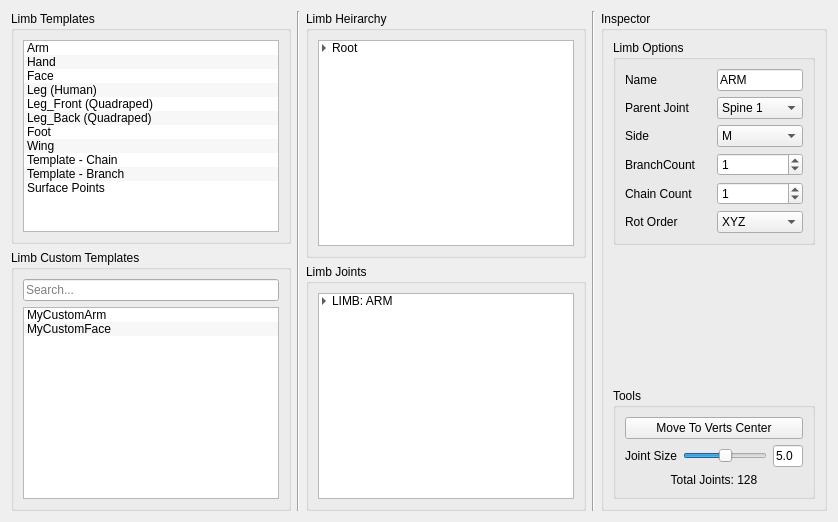
        <widget class="QWidget" name="tab">
         <attribute name="title">
          <string>Skeleton</string>
         </attribute>
         <layout class="QHBoxLayout" name="horizontalLayout_3">
          <item>
           <layout class="QHBoxLayout" name="horizontalLayout">
            <item>
             <layout class="QVBoxLayout" name="verticalLayout_2">
              <item>
               <widget class="QGroupBox" name="groupBox">
                <property name="title">
                 <string>Limb Templates</string>
                </property>
                <layout class="QHBoxLayout" name="horizontalLayout_4">
                 <item>
                  <widget class="QListWidget" name="listWidget">
                   <property name="dragDropMode">
                    <enum>QAbstractItemView::DragOnly</enum>
                   </property>
                   <property name="alternatingRowColors">
                    <bool>true</bool>
                   </property>
                   <item>
                    <property name="text">
                     <string>Arm</string>
                    </property>
                   </item>
                   <item>
                    <property name="text">
                     <string>Hand</string>
                    </property>
                   </item>
                   <item>
                    <property name="text">
                     <string>Face</string>
                    </property>
                   </item>
                   <item>
                    <property name="text">
                     <string>Leg (Human)</string>
                    </property>
                   </item>
                   <item>
                    <property name="text">
                     <string>Leg_Front (Quadraped)</string>
                    </property>
                   </item>
                   <item>
                    <property name="text">
                     <string>Leg_Back (Quadraped)</string>
                    </property>
                   </item>
                   <item>
                    <property name="text">
                     <string>Foot</string>
                    </property>
                   </item>
                   <item>
                    <property name="text">
                     <string>Wing</string>
                    </property>
                   </item>
                   <item>
                    <property name="text">
                     <string>Template - Chain</string>
                    </property>
                   </item>
                   <item>
                    <property name="text">
                     <string>Template - Branch</string>
                    </property>
                   </item>
                   <item>
                    <property name="text">
                     <string>Surface Points</string>
                    </property>
                   </item>
                  </widget>
                 </item>
                </layout>
               </widget>
              </item>
              <item>
               <widget class="QGroupBox" name="groupBox_5">
                <property name="title">
                 <string>Limb Custom Templates</string>
                </property>
                <layout class="QHBoxLayout" name="horizontalLayout_14">
                 <item>
                  <layout class="QVBoxLayout" name="verticalLayout_6">
                   <item>
                    <widget class="QLineEdit" name="lineEdit_4">
                     <property name="placeholderText">
                      <string>Search...</string>
                     </property>
                    </widget>
                   </item>
                   <item>
                    <widget class="QListWidget" name="listWidget_2">
                     <property name="toolTip">
                      <string>Created in CONTROLLERS tab by right clicking on Limb &gt; &quot;Save Limb Template&quot;</string>
                     </property>
                     <property name="dragDropMode">
                      <enum>QAbstractItemView::DragOnly</enum>
                     </property>
                     <property name="alternatingRowColors">
                      <bool>true</bool>
                     </property>
                     <item>
                      <property name="text">
                       <string>MyCustomArm</string>
                      </property>
                     </item>
                     <item>
                      <property name="text">
                       <string>MyCustomFace</string>
                      </property>
                     </item>
                    </widget>
                   </item>
                  </layout>
                 </item>
                </layout>
               </widget>
              </item>
             </layout>
            </item>
            <item>
             <widget class="Line" name="line">
              <property name="orientation">
               <enum>Qt::Vertical</enum>
              </property>
             </widget>
            </item>
            <item>
             <layout class="QVBoxLayout" name="verticalLayout_4">
              <item>
               <widget class="QGroupBox" name="groupBox_2">
                <property name="title">
                 <string>Limb Heirarchy</string>
                </property>
                <layout class="QHBoxLayout" name="horizontalLayout_5">
                 <item>
                  <layout class="QVBoxLayout" name="verticalLayout_29">
                   <item>
                    <widget class="QTreeWidget" name="treeWidget">
                     <property name="autoScrollMargin">
                      <number>16</number>
                     </property>
                     <property name="alternatingRowColors">
                      <bool>true</bool>
                     </property>
                     <property name="selectionMode">
                      <enum>QAbstractItemView::ExtendedSelection</enum>
                     </property>
                     <property name="autoExpandDelay">
                      <number>-1</number>
                     </property>
                     <property name="indentation">
                      <number>10</number>
                     </property>
                     <property name="headerHidden">
                      <bool>true</bool>
                     </property>
                     <column>
                      <property name="text">
                       <string notr="true">1</string>
                      </property>
                     </column>
                     <item>
                      <property name="text">
                       <string>Root</string>
                      </property>
                      <item>
                       <property name="text">
                        <string>Spine</string>
                       </property>
                       <item>
                        <property name="text">
                         <string>Arm (M)</string>
                        </property>
                        <item>
                         <property name="text">
                          <string>Hand</string>
                         </property>
                        </item>
                       </item>
                       <item>
                        <property name="text">
                         <string>Head</string>
                        </property>
                       </item>
                       <item>
                        <property name="text">
                         <string>Leg (M)</string>
                        </property>
                       </item>
                       <item>
                        <property name="text">
                         <string>Tail</string>
                        </property>
                       </item>
                      </item>
                     </item>
                    </widget>
                   </item>
                  </layout>
                 </item>
                </layout>
               </widget>
              </item>
              <item>
               <widget class="QGroupBox" name="groupBox_6">
                <property name="title">
                 <string>Limb Joints</string>
                </property>
                <layout class="QVBoxLayout" name="verticalLayout_7">
                 <item>
                  <layout class="QVBoxLayout" name="verticalLayout_25">
                   <item>
                    <widget class="QTreeWidget" name="treeWidget_3">
                     <property name="alternatingRowColors">
                      <bool>true</bool>
                     </property>
                     <property name="selectionMode">
                      <enum>QAbstractItemView::ExtendedSelection</enum>
                     </property>
                     <property name="indentation">
                      <number>10</number>
                     </property>
                     <property name="headerHidden">
                      <bool>true</bool>
                     </property>
                     <column>
                      <property name="text">
                       <string>1</string>
                      </property>
                     </column>
                     <item>
                      <property name="text">
                       <string>LIMB: ARM</string>
                      </property>
                      <item>
                       <property name="text">
                        <string>CLV [R]</string>
                       </property>
                       <item>
                        <property name="text">
                         <string>SLD [R]</string>
                        </property>
                        <item>
                         <property name="text">
                          <string>ELB [R]</string>
                         </property>
                         <item>
                          <property name="text">
                           <string>WRS [R]</string>
                          </property>
                         </item>
                        </item>
                       </item>
                      </item>
                      <item>
                       <property name="text">
                        <string>CLV [L]</string>
                       </property>
                       <item>
                        <property name="text">
                         <string>SLD [L]</string>
                        </property>
                        <item>
                         <property name="text">
                          <string>ELB [L]</string>
                         </property>
                         <item>
                          <property name="text">
                           <string>WRS [L]</string>
                          </property>
                         </item>
                        </item>
                       </item>
                      </item>
                     </item>
                    </widget>
                   </item>
                  </layout>
                 </item>
                </layout>
               </widget>
              </item>
             </layout>
            </item>
            <item>
             <widget class="Line" name="line_2">
              <property name="orientation">
               <enum>Qt::Vertical</enum>
              </property>
             </widget>
            </item>
            <item>
             <layout class="QVBoxLayout" name="verticalLayout_3">
              <item>
               <widget class="QGroupBox" name="groupBox_3">
                <property name="title">
                 <string>Inspector</string>
                </property>
                <layout class="QHBoxLayout" name="horizontalLayout_6">
                 <item>
                  <layout class="QVBoxLayout" name="verticalLayout_5">
                   <property name="spacing">
                    <number>0</number>
                   </property>
                   <item>
                    <widget class="QGroupBox" name="groupBox_25">
                     <property name="title">
                      <string>Limb Options</string>
                     </property>
                     <layout class="QVBoxLayout" name="verticalLayout_30">
                      <item>
                       <layout class="QVBoxLayout" name="verticalLayout_31">
                        <property name="spacing">
                         <number>6</number>
                        </property>
                        <item>
                         <layout class="QHBoxLayout" name="horizontalLayout_13">
                          <item>
                           <widget class="QLabel" name="label_5">
                            <property name="text">
                             <string>Name</string>
                            </property>
                           </widget>
                          </item>
                          <item>
                           <widget class="QLineEdit" name="lineEdit_7">
                            <property name="sizePolicy">
                             <sizepolicy hsizetype="Ignored" vsizetype="Fixed">
                              <horstretch>0</horstretch>
                              <verstretch>0</verstretch>
                             </sizepolicy>
                            </property>
                            <property name="text">
                             <string>ARM</string>
                            </property>
                           </widget>
                          </item>
                         </layout>
                        </item>
                        <item>
                         <layout class="QHBoxLayout" name="horizontalLayout_38">
                          <item>
                           <widget class="QLabel" name="label">
                            <property name="text">
                             <string>Parent Joint</string>
                            </property>
                           </widget>
                          </item>
                          <item>
                           <widget class="QComboBox" name="comboBox">
                            <item>
                             <property name="text">
                              <string>Spine 1</string>
                             </property>
                            </item>
                            <item>
                             <property name="text">
                              <string>Spine 2</string>
                             </property>
                            </item>
                            <item>
                             <property name="text">
                              <string>Spine 3</string>
                             </property>
                            </item>
                            <item>
                             <property name="text">
                              <string>Spine 4</string>
                             </property>
                            </item>
                            <item>
                             <property name="text">
                              <string>Spine 5</string>
                             </property>
                            </item>
                           </widget>
                          </item>
                         </layout>
                        </item>
                        <item>
                         <layout class="QHBoxLayout" name="horizontalLayout_51">
                          <item>
                           <widget class="QLabel" name="label_15">
                            <property name="text">
                             <string>Side</string>
                            </property>
                           </widget>
                          </item>
                          <item>
                           <widget class="QComboBox" name="comboBox_4">
                            <property name="currentIndex">
                             <number>1</number>
                            </property>
                            <item>
                             <property name="text">
                              <string>L</string>
                             </property>
                            </item>
                            <item>
                             <property name="text">
                              <string>M</string>
                             </property>
                            </item>
                            <item>
                             <property name="text">
                              <string>R</string>
                             </property>
                            </item>
                           </widget>
                          </item>
                         </layout>
                        </item>
                        <item>
                         <layout class="QHBoxLayout" name="horizontalLayout_41">
                          <item>
                           <widget class="QLabel" name="label_6">
                            <property name="text">
                             <string>BranchCount</string>
                            </property>
                           </widget>
                          </item>
                          <item>
                           <widget class="QSpinBox" name="spinBox_2">
                            <property name="value">
                             <number>1</number>
                            </property>
                           </widget>
                          </item>
                         </layout>
                        </item>
                        <item>
                         <layout class="QHBoxLayout" name="horizontalLayout_42">
                          <item>
                           <widget class="QLabel" name="label_7">
                            <property name="text">
                             <string>Chain Count</string>
                            </property>
                           </widget>
                          </item>
                          <item>
                           <widget class="QSpinBox" name="spinBox_3">
                            <property name="value">
                             <number>1</number>
                            </property>
                           </widget>
                          </item>
                         </layout>
                        </item>
                        <item>
                         <layout class="QHBoxLayout" name="horizontalLayout_11">
                          <item>
                           <widget class="QLabel" name="label_3">
                            <property name="text">
                             <string>Rot Order</string>
                            </property>
                           </widget>
                          </item>
                          <item>
                           <widget class="QComboBox" name="comboBox_2">
                            <item>
                             <property name="text">
                              <string>XYZ</string>
                             </property>
                            </item>
                            <item>
                             <property name="text">
                              <string>XZY</string>
                             </property>
                            </item>
                            <item>
                             <property name="text">
                              <string>YZX</string>
                             </property>
                            </item>
                            <item>
                             <property name="text">
                              <string>YXZ</string>
                             </property>
                            </item>
                            <item>
                             <property name="text">
                              <string>ZYX</string>
                             </property>
                            </item>
                            <item>
                             <property name="text">
                              <string>ZXY</string>
                             </property>
                            </item>
                           </widget>
                          </item>
                         </layout>
                        </item>
                       </layout>
                      </item>
                     </layout>
                    </widget>
                   </item>
                   <item>
                    <spacer name="verticalSpacer">
                     <property name="orientation">
                      <enum>Qt::Vertical</enum>
                     </property>
                     <property name="sizeHint" stdset="0">
                      <size>
                       <width>20</width>
                       <height>40</height>
                      </size>
                     </property>
                    </spacer>
                   </item>
                   <item>
                    <widget class="QGroupBox" name="groupBox_38">
                     <property name="title">
                      <string>Tools</string>
                     </property>
                     <layout class="QVBoxLayout" name="verticalLayout_34">
                      <item>
                       <layout class="QVBoxLayout" name="verticalLayout_75">
                        <property name="spacing">
                         <number>6</number>
                        </property>
                        <item>
                         <widget class="QPushButton" name="pushButton_19">
                          <property name="toolTip">
                           <string>Moves last selected object to center of verts, edges or faces</string>
                          </property>
                          <property name="text">
                           <string>Move To Verts Center</string>
                          </property>
                         </widget>
                        </item>
                        <item>
                         <layout class="QHBoxLayout" name="horizontalLayout_7">
                          <item>
                           <widget class="QLabel" name="label_2">
                            <property name="text">
                             <string>Joint Size</string>
                            </property>
                           </widget>
                          </item>
                          <item>
                           <widget class="QSlider" name="horizontalSlider">
                            <property name="value">
                             <number>50</number>
                            </property>
                            <property name="orientation">
                             <enum>Qt::Horizontal</enum>
                            </property>
                           </widget>
                          </item>
                          <item>
                           <widget class="QLineEdit" name="lineEdit">
                            <property name="maximumSize">
                             <size>
                              <width>30</width>
                              <height>16777215</height>
                             </size>
                            </property>
                            <property name="text">
                             <string>5.0</string>
                            </property>
                           </widget>
                          </item>
                         </layout>
                        </item>
                        <item>
                         <widget class="QLabel" name="label_13">
                          <property name="text">
                           <string>Total Joints: 128</string>
                          </property>
                          <property name="alignment">
                           <set>Qt::AlignCenter</set>
                          </property>
                         </widget>
                        </item>
                       </layout>
                      </item>
                     </layout>
                    </widget>
                   </item>
                  </layout>
                 </item>
                </layout>
               </widget>
              </item>
             </layout>
            </item>
           </layout>
          </item>
         </layout>
        </widget>
